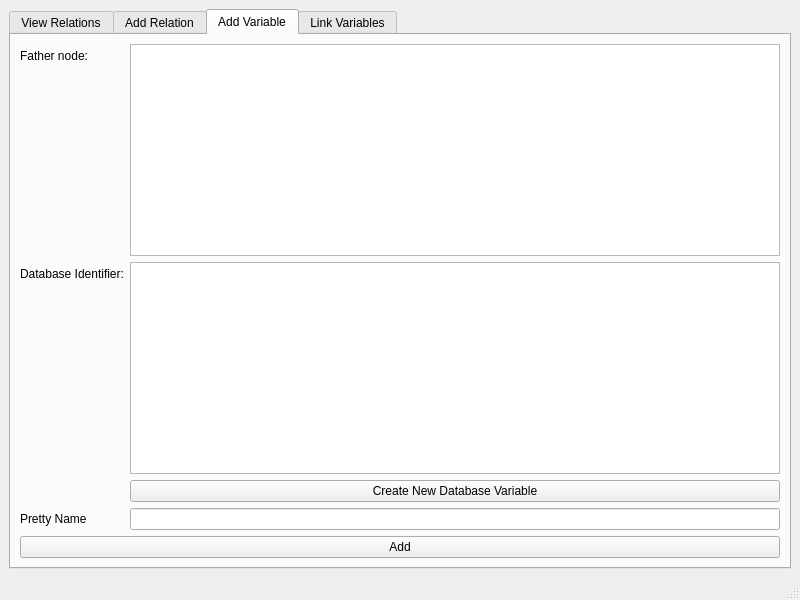
<?xml version="1.0" encoding="UTF-8"?>
<ui version="4.0">
 <class>RelationshipViewer</class>
 <widget class="QMainWindow" name="RelationshipViewer">
  <property name="geometry">
   <rect>
    <x>0</x>
    <y>0</y>
    <width>800</width>
    <height>600</height>
   </rect>
  </property>
  <property name="windowTitle">
   <string>MainWindow</string>
  </property>
  <widget class="QWidget" name="centralwidget">
   <layout class="QVBoxLayout" name="verticalLayout">
    <item>
     <widget class="QTabWidget" name="tabWidget">
      <property name="currentIndex">
       <number>2</number>
      </property>
      <widget class="QWidget" name="tab_3">
       <attribute name="title">
        <string>View Relations</string>
       </attribute>
       <layout class="QGridLayout" name="gridLayout_2">
        <item row="1" column="1">
         <widget class="QTreeView" name="view_source_tree">
          <property name="alternatingRowColors">
           <bool>true</bool>
          </property>
          <property name="headerHidden">
           <bool>true</bool>
          </property>
         </widget>
        </item>
        <item row="1" column="2">
         <widget class="QTreeView" name="view_rel_tree">
          <property name="contextMenuPolicy">
           <enum>Qt::CustomContextMenu</enum>
          </property>
          <property name="alternatingRowColors">
           <bool>true</bool>
          </property>
          <attribute name="headerDefaultSectionSize">
           <number>200</number>
          </attribute>
          <attribute name="headerMinimumSectionSize">
           <number>100</number>
          </attribute>
         </widget>
        </item>
        <item row="0" column="1">
         <widget class="QLabel" name="label">
          <property name="text">
           <string>Select Source</string>
          </property>
         </widget>
        </item>
        <item row="0" column="2">
         <widget class="QLabel" name="rels_label">
          <property name="text">
           <string>Relations from:</string>
          </property>
         </widget>
        </item>
       </layout>
      </widget>
      <widget class="QWidget" name="tab">
       <attribute name="title">
        <string>Add Relation</string>
       </attribute>
       <layout class="QGridLayout" name="gridLayout">
        <item row="2" column="1">
         <widget class="QPushButton" name="add_rel_button">
          <property name="text">
           <string>Add Relation</string>
          </property>
         </widget>
        </item>
        <item row="1" column="1">
         <widget class="QTreeView" name="add_dest_tree">
          <property name="alternatingRowColors">
           <bool>true</bool>
          </property>
          <attribute name="headerVisible">
           <bool>false</bool>
          </attribute>
         </widget>
        </item>
        <item row="2" column="0">
         <widget class="QCheckBox" name="ambi_check">
          <property name="text">
           <string>Ambiguous?</string>
          </property>
         </widget>
        </item>
        <item row="1" column="0">
         <widget class="QTreeView" name="add_source_tree">
          <property name="alternatingRowColors">
           <bool>true</bool>
          </property>
          <attribute name="headerVisible">
           <bool>false</bool>
          </attribute>
         </widget>
        </item>
        <item row="0" column="0">
         <widget class="QLabel" name="label_6">
          <property name="text">
           <string>Origin:</string>
          </property>
         </widget>
        </item>
        <item row="0" column="1">
         <widget class="QLabel" name="label_7">
          <property name="text">
           <string>Destination:</string>
          </property>
         </widget>
        </item>
       </layout>
      </widget>
      <widget class="QWidget" name="tab_2">
       <attribute name="title">
        <string>Add Variable</string>
       </attribute>
       <layout class="QFormLayout" name="formLayout">
        <item row="0" column="0">
         <widget class="QLabel" name="label_3">
          <property name="text">
           <string>Father node:</string>
          </property>
         </widget>
        </item>
        <item row="2" column="0">
         <widget class="QLabel" name="label_5">
          <property name="text">
           <string>Database Identifier:</string>
          </property>
         </widget>
        </item>
        <item row="2" column="1">
         <widget class="QListView" name="db_names_list"/>
        </item>
        <item row="3" column="1">
         <widget class="QPushButton" name="new_var_button">
          <property name="text">
           <string>Create New Database Variable</string>
          </property>
         </widget>
        </item>
        <item row="4" column="1">
         <widget class="QLineEdit" name="pretty_name"/>
        </item>
        <item row="4" column="0">
         <widget class="QLabel" name="label_4">
          <property name="text">
           <string>Pretty Name</string>
          </property>
         </widget>
        </item>
        <item row="0" column="1">
         <widget class="QTreeView" name="add_father_tree">
          <property name="contextMenuPolicy">
           <enum>Qt::CustomContextMenu</enum>
          </property>
          <property name="showDropIndicator" stdset="0">
           <bool>false</bool>
          </property>
          <property name="alternatingRowColors">
           <bool>true</bool>
          </property>
          <property name="headerHidden">
           <bool>true</bool>
          </property>
         </widget>
        </item>
        <item row="5" column="0" colspan="2">
         <widget class="QPushButton" name="add_var_button">
          <property name="text">
           <string>Add</string>
          </property>
         </widget>
        </item>
       </layout>
      </widget>
      <widget class="QWidget" name="tab_4">
       <attribute name="title">
        <string>Link Variables</string>
       </attribute>
       <layout class="QGridLayout" name="gridLayout_3">
        <item row="0" column="1">
         <widget class="QLabel" name="label_8">
          <property name="text">
           <string>Database Name</string>
          </property>
         </widget>
        </item>
        <item row="1" column="0">
         <widget class="QTreeView" name="link_tree">
          <property name="alternatingRowColors">
           <bool>true</bool>
          </property>
          <property name="headerHidden">
           <bool>true</bool>
          </property>
         </widget>
        </item>
        <item row="0" column="0">
         <widget class="QLabel" name="label_2">
          <property name="text">
           <string>Braint Identifier</string>
          </property>
         </widget>
        </item>
        <item row="1" column="1">
         <widget class="QListView" name="link_var_list">
          <property name="alternatingRowColors">
           <bool>true</bool>
          </property>
         </widget>
        </item>
        <item row="2" column="0" colspan="2">
         <widget class="QPushButton" name="save_link_button">
          <property name="text">
           <string>Save</string>
          </property>
         </widget>
        </item>
       </layout>
      </widget>
     </widget>
    </item>
   </layout>
  </widget>
  <widget class="QMenuBar" name="menubar">
   <property name="geometry">
    <rect>
     <x>0</x>
     <y>0</y>
     <width>800</width>
     <height>26</height>
    </rect>
   </property>
  </widget>
  <widget class="QStatusBar" name="statusbar"/>
 </widget>
 <resources/>
 <connections/>
</ui>
